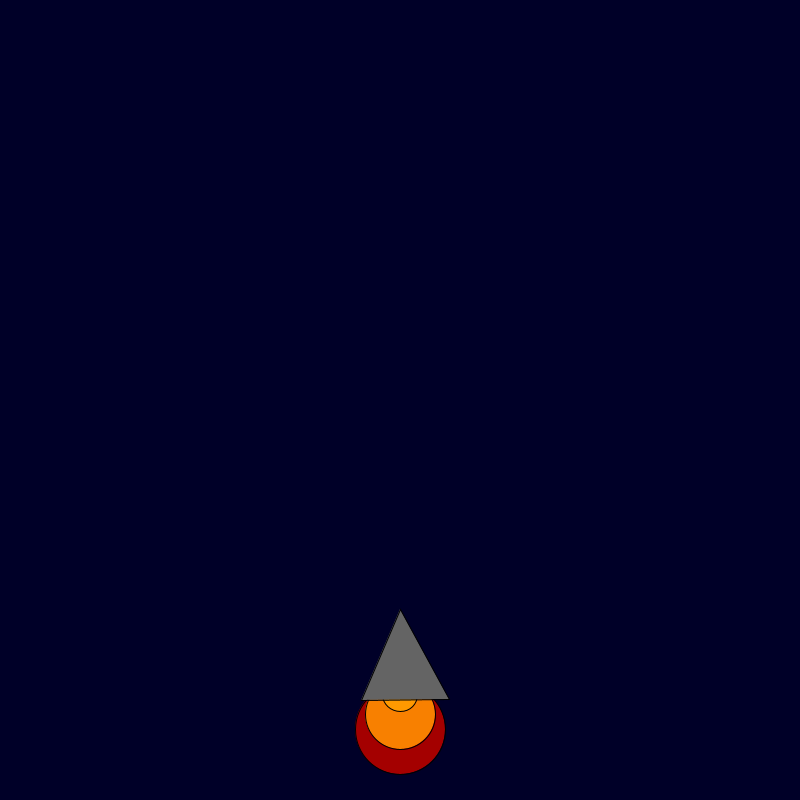
Frame 1 (no input)
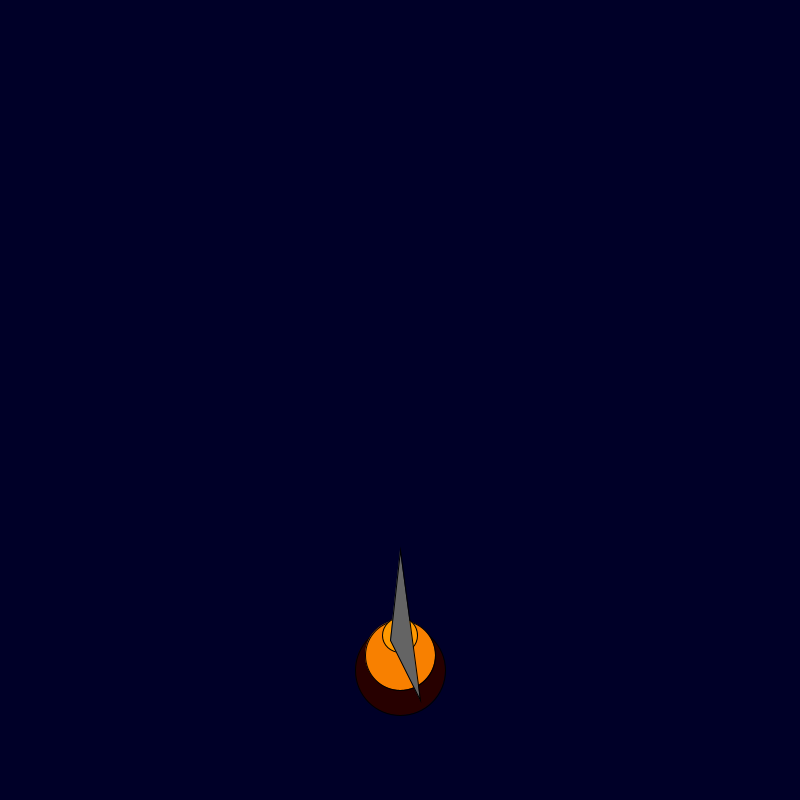
Frame 60 (the mouse pressed at the canvas centre just before this capture)
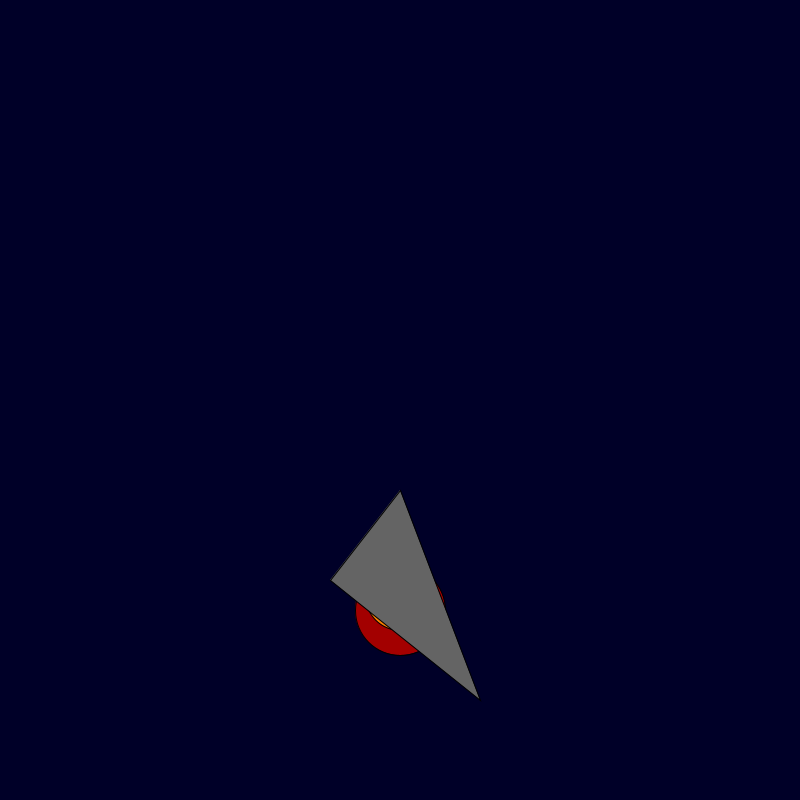
Frame 120 (the mouse held since frame 60 and released just before this capture)

The Processing sketch that drew these frames (run headless with seeded random() and noise(); from frame 60 on, the mouse is pressed at the canvas centre):

// Processing sketch: rocket_ship
// ── rocket_ship.pde
int x = 400; 
int y = 600; 
int up = 10; 

void setup() {
    size(800, 800);
    
}

void draw() {
keyPressed(); {
  up -= 1;
}

   background(0, 0, 40); 
    fill(random(255), 0, 0);
    ellipse(x, y + up+120, 90, 90);
    fill(248, 128, 0);
    ellipse(x, y + up+105, 70, 70);
    fill(255, 153, 0);
    ellipse(x, y + up + 85, 35, 35);
    fill(100, 100, 100);
    triangle(x , y + up, x + up+40, y +up+ 90, x - 30-up, y + 90+10);


}
